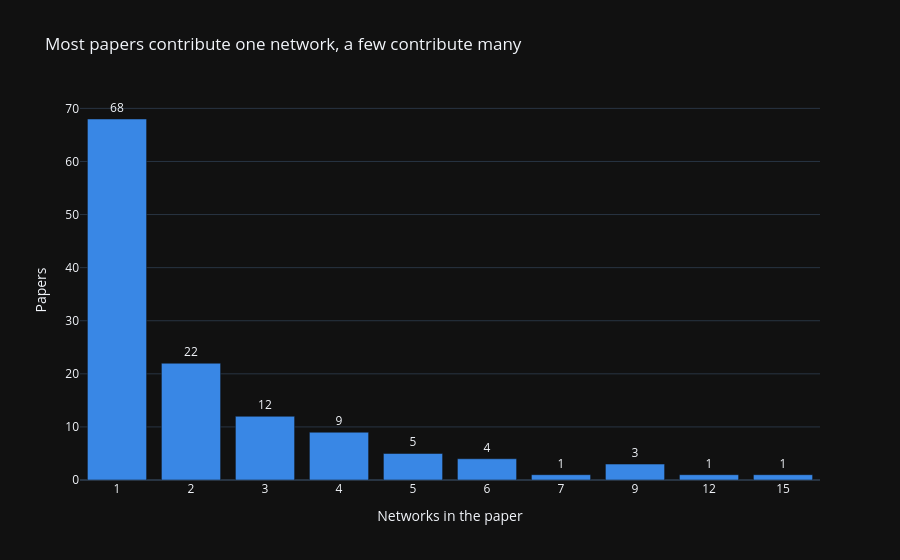

Notebook code for this chart:
### Markdown cell above
NOPE, they don't agree - 233 of 294 have genuinely different labels.

Going to have to use the dimnames...

## 294 networks but only 126 papers

Which means the rows aren't independent studies. (Mentioned in the rebayesed project page as well)
Let's see how many networks per paper.

### Code cell
papers = nets.paper_id.nunique()
networks_per_paper = nets.groupby("paper_id").size()
print(f"{papers} papers, {len(nets)} networks, "
      f"mean {len(nets) / papers:.1f} networks per paper")
print(f"{(networks_per_paper > 1).sum()} papers report more than one network, holding "
      f"{(networks_per_paper > 1).reindex(nets.paper_id).mean():.0%} of all networks")
print("\nnetwork subtype:")
print(nets.subtype.value_counts().to_string())

counts = networks_per_paper.value_counts().sort_index()

fig = px.bar(
    x=counts.index.astype(str),
    y=counts.values,
    template=TEMPLATE,
    title="Most papers contribute one network, a few contribute many",
    labels={"x": "Networks in the paper", "y": "Papers"},
    text=counts.values,
)
fig.update_traces(marker_color=BLUE, textposition="outside")
show(fig, "networks_per_paper")

### Figure 1 — Plotly figure (JSON) as saved in the notebook; plotly's stock layout.template omitted (floating-point values rounded to 4 significant figures)
{"data": [{"hovertemplate": "Networks in the paper=%{x}<br>Papers=%{y}<br>text=%{text}<extra></extra>", "legendgroup": "", "marker": {"color": "#3987e5", "pattern": {"shape": ""}}, "name": "", "orientation": "v", "showlegend": false, "text": [68.0, 22.0, 12.0, 9.0, 5.0, 4.0, 1.0, 3.0, 1.0, 1.0], "textposition": "outside", "type": "bar", "x": ["1", "2", "3", "4", "5", "6", "7", "9", "12", "15"], "xaxis": "x", "y": [68, 22, 12, 9, 5, 4, 1, 3, 1, 1], "yaxis": "y"}], "layout": {"barmode": "relative", "legend": {"tracegroupgap": 0}, "title": {"text": "Most papers contribute one network, a few contribute many"}, "xaxis": {"anchor": "y", "domain": [0, 1], "title": {"text": "Networks in the paper"}}, "yaxis": {"anchor": "x", "domain": [0, 1], "title": {"text": "Papers"}}}}
